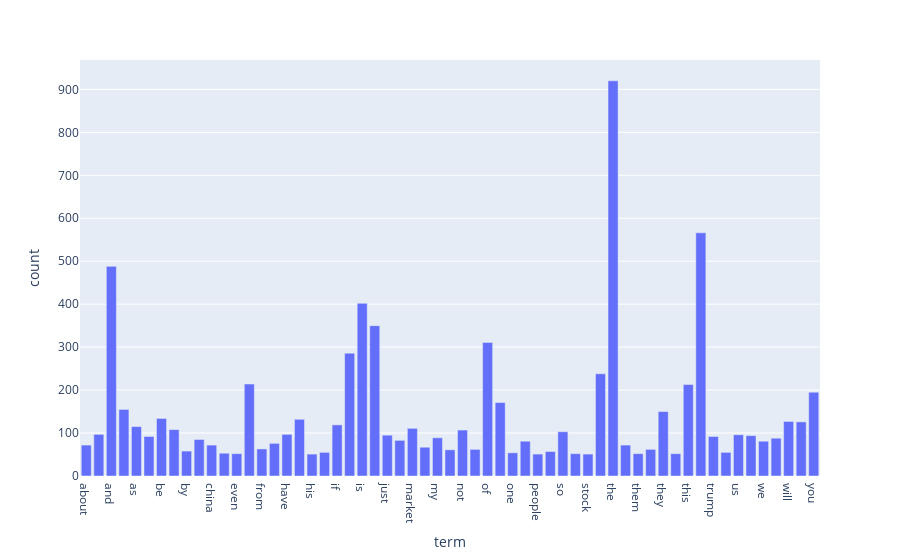

Here is the notebook cell this chart was saved with:
### Code cell
thereshold = df_terms['count'] > 50
fig = px.bar(
    data_frame=df_terms.loc[thereshold],
    x='term',
    y='count'
)
fig.show()

### Figure 1 — Plotly figure (JSON) as saved in the notebook; plotly's stock layout.template omitted (floating-point values rounded to 4 significant figures)
{"data": [{"hovertemplate": "term=%{x}<br>count=%{y}<extra></extra>", "legendgroup": "", "marker": {"color": "#636efa", "pattern": {"shape": ""}}, "name": "", "orientation": "v", "showlegend": false, "textposition": "auto", "type": "bar", "x": ["about", "all", "and", "are", "as", "at", "be", "but", "by", "can", "china", "do", "even", "for", "from", "has", "have", "he", "his", "how", "if", "in", "is", "it", "just", "like", "market", "more", "my", "no", "not", "now", "of", "on", "one", "or", "people", "re", "so", "some", "stock", "that", "the", "their", "them", "there", "they", "think", "this", "to", "trump", "up", "us", "was", "we", "what", "will", "with", "you"], "xaxis": "x", "y": [72, 97, 488, 155, 115, 92, 134, 108, 58, 85, 72, 53, 52, 214, 63, 76, 97, 132, 51, 55, 119, 286, 402, 350, 95, 83, 111, 67, 89, 61, 107, 62, 311, 171, 54, 81, 51, 57, 103, 52, 51, 238, 920, 72, 52, 62, 150, 52, 213, 566, 92, 55, 96, 94, 81, 88, 127, 126, 195], "yaxis": "y"}], "layout": {"barmode": "relative", "legend": {"tracegroupgap": 0}, "margin": {"t": 60}, "xaxis": {"anchor": "y", "domain": [0, 1], "title": {"text": "term"}}, "yaxis": {"anchor": "x", "domain": [0, 1], "title": {"text": "count"}}}}
